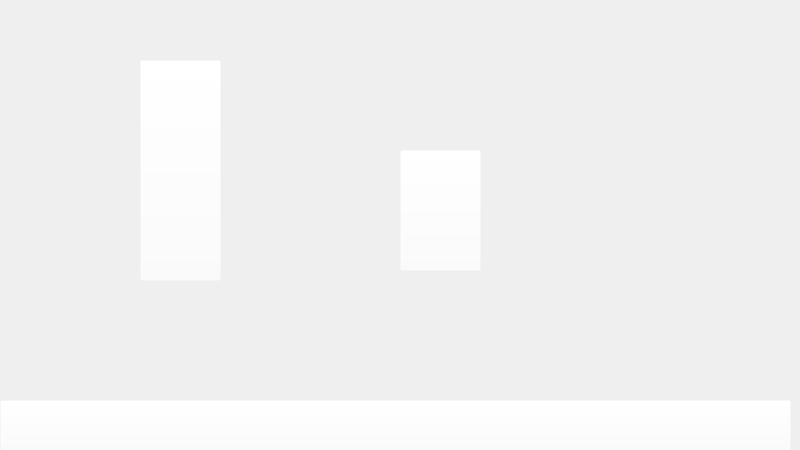
<?xml version="1.0" encoding="UTF-8"?>
<ui version="4.0">
 <class>MainWindow</class>
 <widget class="QMainWindow" name="MainWindow">
  <property name="geometry">
   <rect>
    <x>0</x>
    <y>0</y>
    <width>800</width>
    <height>450</height>
   </rect>
  </property>
  <property name="maximumSize">
   <size>
    <width>800</width>
    <height>450</height>
   </size>
  </property>
  <property name="windowTitle">
   <string>The Backrooms</string>
  </property>
  <widget class="QWidget" name="centralwidget">
   <widget class="QLabel" name="label">
    <property name="geometry">
     <rect>
      <x>0</x>
      <y>0</y>
      <width>801</width>
      <height>451</height>
     </rect>
    </property>
    <property name="text">
     <string/>
    </property>
    <property name="pixmap">
     <pixmap>../img/Next.png</pixmap>
    </property>
   </widget>
   <widget class="QPushButton" name="todoorBtn">
    <property name="geometry">
     <rect>
      <x>140</x>
      <y>60</y>
      <width>81</width>
      <height>221</height>
     </rect>
    </property>
    <property name="cursor">
     <cursorShape>PointingHandCursor</cursorShape>
    </property>
    <property name="styleSheet">
     <string notr="true">background-color: rgba(255, 255, 255, 0);</string>
    </property>
    <property name="text">
     <string/>
    </property>
   </widget>
   <widget class="QPushButton" name="tohomeBtn">
    <property name="geometry">
     <rect>
      <x>400</x>
      <y>150</y>
      <width>81</width>
      <height>121</height>
     </rect>
    </property>
    <property name="cursor">
     <cursorShape>PointingHandCursor</cursorShape>
    </property>
    <property name="styleSheet">
     <string notr="true">background-color: rgba(255, 255, 255, 0);</string>
    </property>
    <property name="text">
     <string/>
    </property>
   </widget>
   <widget class="QPushButton" name="backBtn">
    <property name="geometry">
     <rect>
      <x>0</x>
      <y>400</y>
      <width>791</width>
      <height>51</height>
     </rect>
    </property>
    <property name="cursor">
     <cursorShape>PointingHandCursor</cursorShape>
    </property>
    <property name="styleSheet">
     <string notr="true">background-color: rgba(255, 255, 255, 0);</string>
    </property>
    <property name="text">
     <string/>
    </property>
   </widget>
  </widget>
 </widget>
 <resources/>
 <connections/>
</ui>
